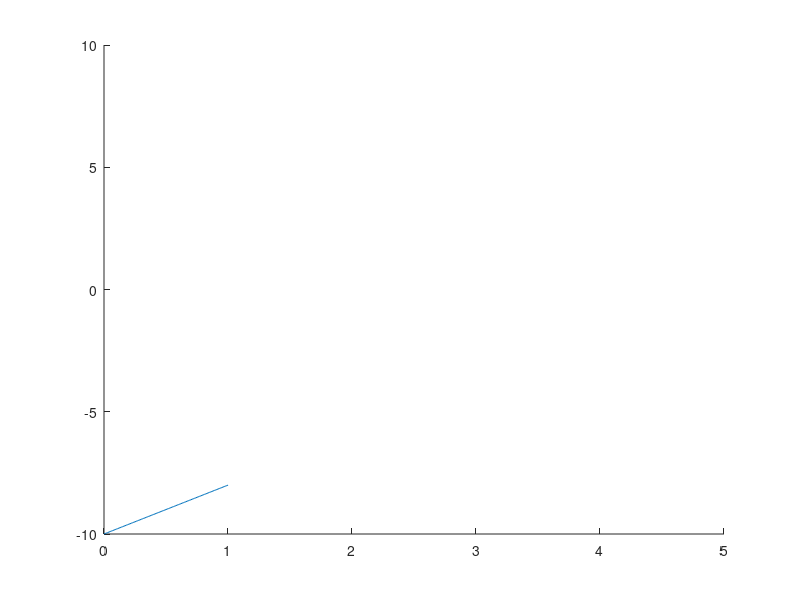

MATLAB code to generate this figure:
function advection_x

clear all;
close all;
format shortG;
courant=1;
deltaT=0.1;
partition=101;
pulseWidth=1;
speed=1;
thinningN=1;
global x; x=linspace(0,1,partition);
totalT=5;
delay=0.5;
% first_order_upwind;
% second_order_upwind;
% cip;
% exact_solution;
ylim([-10 10]);
xlim([0 totalT]);
hold on;
ts=0:deltaT:totalT;
for time=ts
    cla;
    time
    drawPulse(time);
    drawnow;
    pause(deltaT)
end

    function fx=computeFx(x)
        a = 1/delay;
        b = (1+2*delay)/delay;
        fx = a*x.*(x<delay)+...
            1*(x>delay & x<1+delay)+...
            (-a*x+b).*(x>1+delay & x<1+2*delay);
    end

    function y=computePulse(t)
        y = computeFx(x-speed*t);
    end

    function drawPulse(t)
        y=computePulse(t);
        plot(x,y);
    end


end
